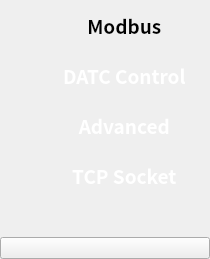
     <widget class="QWidget" name="left_menu" native="true">
      <property name="minimumSize">
       <size>
        <width>210</width>
        <height>0</height>
       </size>
      </property>
      <property name="maximumSize">
       <size>
        <width>250</width>
        <height>16777215</height>
       </size>
      </property>
      <property name="styleSheet">
       <string notr="true"/>
      </property>
      <layout class="QVBoxLayout" name="verticalLayout">
       <property name="leftMargin">
        <number>0</number>
       </property>
       <property name="topMargin">
        <number>0</number>
       </property>
       <property name="rightMargin">
        <number>0</number>
       </property>
       <property name="bottomMargin">
        <number>0</number>
       </property>
       <item>
        <widget class="QWidget" name="widget_2" native="true">
         <property name="sizePolicy">
          <sizepolicy hsizetype="Minimum" vsizetype="Preferred">
           <horstretch>0</horstretch>
           <verstretch>0</verstretch>
          </sizepolicy>
         </property>
         <property name="minimumSize">
          <size>
           <width>200</width>
           <height>0</height>
          </size>
         </property>
         <layout class="QVBoxLayout" name="verticalLayout_4">
          <property name="spacing">
           <number>0</number>
          </property>
          <property name="leftMargin">
           <number>0</number>
          </property>
          <property name="topMargin">
           <number>0</number>
          </property>
          <property name="rightMargin">
           <number>0</number>
          </property>
          <property name="bottomMargin">
           <number>0</number>
          </property>
          <item alignment="Qt::AlignRight">
           <widget class="QPushButton" name="pushButton_select_modbus">
            <property name="minimumSize">
             <size>
              <width>180</width>
              <height>50</height>
             </size>
            </property>
            <property name="maximumSize">
             <size>
              <width>180</width>
              <height>16777215</height>
             </size>
            </property>
            <property name="palette">
             <palette>
              <active>
               <colorrole role="Button">
                <brush brushstyle="SolidPattern">
                 <color alpha="255">
                  <red>255</red>
                  <green>255</green>
                  <blue>255</blue>
                 </color>
                </brush>
               </colorrole>
               <colorrole role="Base">
                <brush brushstyle="SolidPattern">
                 <color alpha="255">
                  <red>255</red>
                  <green>255</green>
                  <blue>255</blue>
                 </color>
                </brush>
               </colorrole>
               <colorrole role="Window">
                <brush brushstyle="SolidPattern">
                 <color alpha="255">
                  <red>255</red>
                  <green>255</green>
                  <blue>255</blue>
                 </color>
                </brush>
               </colorrole>
              </active>
              <inactive>
               <colorrole role="Button">
                <brush brushstyle="SolidPattern">
                 <color alpha="255">
                  <red>255</red>
                  <green>255</green>
                  <blue>255</blue>
                 </color>
                </brush>
               </colorrole>
               <colorrole role="Base">
                <brush brushstyle="SolidPattern">
                 <color alpha="255">
                  <red>255</red>
                  <green>255</green>
                  <blue>255</blue>
                 </color>
                </brush>
               </colorrole>
               <colorrole role="Window">
                <brush brushstyle="SolidPattern">
                 <color alpha="255">
                  <red>255</red>
                  <green>255</green>
                  <blue>255</blue>
                 </color>
                </brush>
               </colorrole>
              </inactive>
              <disabled>
               <colorrole role="Button">
                <brush brushstyle="SolidPattern">
                 <color alpha="255">
                  <red>255</red>
                  <green>255</green>
                  <blue>255</blue>
                 </color>
                </brush>
               </colorrole>
               <colorrole role="Base">
                <brush brushstyle="SolidPattern">
                 <color alpha="255">
                  <red>255</red>
                  <green>255</green>
                  <blue>255</blue>
                 </color>
                </brush>
               </colorrole>
               <colorrole role="Window">
                <brush brushstyle="SolidPattern">
                 <color alpha="255">
                  <red>255</red>
                  <green>255</green>
                  <blue>255</blue>
                 </color>
                </brush>
               </colorrole>
              </disabled>
             </palette>
            </property>
            <property name="font">
             <font>
              <family>Noto Sans CJK HK</family>
              <pointsize>14</pointsize>
              <weight>75</weight>
              <bold>true</bold>
              <strikeout>false</strikeout>
              <kerning>true</kerning>
             </font>
            </property>
            <property name="text">
             <string>  Modbus</string>
            </property>
            <property name="icon">
             <iconset resource="../asset/feather_icon/resource.qrc">
              <normaloff>:/black_icons/black/settings.svg</normaloff>:/black_icons/black/settings.svg</iconset>
            </property>
            <property name="iconSize">
             <size>
              <width>30</width>
              <height>30</height>
             </size>
            </property>
            <property name="flat">
             <bool>true</bool>
            </property>
           </widget>
          </item>
          <item alignment="Qt::AlignRight">
           <widget class="QPushButton" name="pushButton_select_datc_ctrl">
            <property name="minimumSize">
             <size>
              <width>180</width>
              <height>50</height>
             </size>
            </property>
            <property name="maximumSize">
             <size>
              <width>180</width>
              <height>16777215</height>
             </size>
            </property>
            <property name="palette">
             <palette>
              <active>
               <colorrole role="WindowText">
                <brush brushstyle="SolidPattern">
                 <color alpha="255">
                  <red>255</red>
                  <green>255</green>
                  <blue>255</blue>
                 </color>
                </brush>
               </colorrole>
               <colorrole role="Button">
                <brush brushstyle="SolidPattern">
                 <color alpha="255">
                  <red>136</red>
                  <green>136</green>
                  <blue>136</blue>
                 </color>
                </brush>
               </colorrole>
               <colorrole role="Text">
                <brush brushstyle="SolidPattern">
                 <color alpha="255">
                  <red>255</red>
                  <green>255</green>
                  <blue>255</blue>
                 </color>
                </brush>
               </colorrole>
               <colorrole role="ButtonText">
                <brush brushstyle="SolidPattern">
                 <color alpha="255">
                  <red>255</red>
                  <green>255</green>
                  <blue>255</blue>
                 </color>
                </brush>
               </colorrole>
               <colorrole role="Base">
                <brush brushstyle="SolidPattern">
                 <color alpha="255">
                  <red>136</red>
                  <green>136</green>
                  <blue>136</blue>
                 </color>
                </brush>
               </colorrole>
               <colorrole role="Window">
                <brush brushstyle="SolidPattern">
                 <color alpha="255">
                  <red>136</red>
                  <green>136</green>
                  <blue>136</blue>
                 </color>
                </brush>
               </colorrole>
               <colorrole role="PlaceholderText">
                <brush brushstyle="SolidPattern">
                 <color alpha="255">
                  <red>255</red>
                  <green>255</green>
                  <blue>255</blue>
                 </color>
                </brush>
               </colorrole>
              </active>
              <inactive>
               <colorrole role="WindowText">
                <brush brushstyle="SolidPattern">
                 <color alpha="255">
                  <red>255</red>
                  <green>255</green>
                  <blue>255</blue>
                 </color>
                </brush>
               </colorrole>
               <colorrole role="Button">
                <brush brushstyle="SolidPattern">
                 <color alpha="255">
                  <red>136</red>
                  <green>136</green>
                  <blue>136</blue>
                 </color>
                </brush>
               </colorrole>
               <colorrole role="Text">
                <brush brushstyle="SolidPattern">
                 <color alpha="255">
                  <red>255</red>
                  <green>255</green>
                  <blue>255</blue>
                 </color>
                </brush>
               </colorrole>
               <colorrole role="ButtonText">
                <brush brushstyle="SolidPattern">
                 <color alpha="255">
                  <red>255</red>
                  <green>255</green>
                  <blue>255</blue>
                 </color>
                </brush>
               </colorrole>
               <colorrole role="Base">
                <brush brushstyle="SolidPattern">
                 <color alpha="255">
                  <red>136</red>
                  <green>136</green>
                  <blue>136</blue>
                 </color>
                </brush>
               </colorrole>
               <colorrole role="Window">
                <brush brushstyle="SolidPattern">
                 <color alpha="255">
                  <red>136</red>
                  <green>136</green>
                  <blue>136</blue>
                 </color>
                </brush>
               </colorrole>
               <colorrole role="PlaceholderText">
                <brush brushstyle="SolidPattern">
                 <color alpha="255">
                  <red>255</red>
                  <green>255</green>
                  <blue>255</blue>
                 </color>
                </brush>
               </colorrole>
              </inactive>
              <disabled>
               <colorrole role="WindowText">
                <brush brushstyle="SolidPattern">
                 <color alpha="255">
                  <red>255</red>
                  <green>255</green>
                  <blue>255</blue>
                 </color>
                </brush>
               </colorrole>
               <colorrole role="Button">
                <brush brushstyle="SolidPattern">
                 <color alpha="255">
                  <red>136</red>
                  <green>136</green>
                  <blue>136</blue>
                 </color>
                </brush>
               </colorrole>
               <colorrole role="Text">
                <brush brushstyle="SolidPattern">
                 <color alpha="255">
                  <red>255</red>
                  <green>255</green>
                  <blue>255</blue>
                 </color>
                </brush>
               </colorrole>
               <colorrole role="ButtonText">
                <brush brushstyle="SolidPattern">
                 <color alpha="255">
                  <red>255</red>
                  <green>255</green>
                  <blue>255</blue>
                 </color>
                </brush>
               </colorrole>
               <colorrole role="Base">
                <brush brushstyle="SolidPattern">
                 <color alpha="255">
                  <red>136</red>
                  <green>136</green>
                  <blue>136</blue>
                 </color>
                </brush>
               </colorrole>
               <colorrole role="Window">
                <brush brushstyle="SolidPattern">
                 <color alpha="255">
                  <red>136</red>
                  <green>136</green>
                  <blue>136</blue>
                 </color>
                </brush>
               </colorrole>
               <colorrole role="PlaceholderText">
                <brush brushstyle="SolidPattern">
                 <color alpha="255">
                  <red>255</red>
                  <green>255</green>
                  <blue>255</blue>
                 </color>
                </brush>
               </colorrole>
              </disabled>
             </palette>
            </property>
            <property name="font">
             <font>
              <family>Noto Sans CJK HK</family>
              <pointsize>14</pointsize>
              <weight>75</weight>
              <bold>true</bold>
             </font>
            </property>
            <property name="text">
             <string>  DATC Control</string>
            </property>
            <property name="icon">
             <iconset resource="../asset/feather_icon/resource.qrc">
              <normaloff>:/black_icons/black/command.svg</normaloff>:/black_icons/black/command.svg</iconset>
            </property>
            <property name="iconSize">
             <size>
              <width>30</width>
              <height>30</height>
             </size>
            </property>
            <property name="flat">
             <bool>true</bool>
            </property>
           </widget>
          </item>
          <item alignment="Qt::AlignRight">
           <widget class="QPushButton" name="pushButton_select_adv">
            <property name="minimumSize">
             <size>
              <width>180</width>
              <height>50</height>
             </size>
            </property>
            <property name="maximumSize">
             <size>
              <width>180</width>
              <height>16777215</height>
             </size>
            </property>
            <property name="palette">
             <palette>
              <active>
               <colorrole role="WindowText">
                <brush brushstyle="SolidPattern">
                 <color alpha="255">
                  <red>255</red>
                  <green>255</green>
                  <blue>255</blue>
                 </color>
                </brush>
               </colorrole>
               <colorrole role="Button">
                <brush brushstyle="SolidPattern">
                 <color alpha="255">
                  <red>136</red>
                  <green>136</green>
                  <blue>136</blue>
                 </color>
                </brush>
               </colorrole>
               <colorrole role="Text">
                <brush brushstyle="SolidPattern">
                 <color alpha="255">
                  <red>255</red>
                  <green>255</green>
                  <blue>255</blue>
                 </color>
                </brush>
               </colorrole>
               <colorrole role="ButtonText">
                <brush brushstyle="SolidPattern">
                 <color alpha="255">
                  <red>255</red>
                  <green>255</green>
                  <blue>255</blue>
                 </color>
                </brush>
               </colorrole>
               <colorrole role="Base">
                <brush brushstyle="SolidPattern">
                 <color alpha="255">
                  <red>136</red>
                  <green>136</green>
                  <blue>136</blue>
                 </color>
                </brush>
               </colorrole>
               <colorrole role="Window">
                <brush brushstyle="SolidPattern">
                 <color alpha="255">
                  <red>136</red>
                  <green>136</green>
                  <blue>136</blue>
                 </color>
                </brush>
               </colorrole>
               <colorrole role="PlaceholderText">
                <brush brushstyle="SolidPattern">
                 <color alpha="255">
                  <red>255</red>
                  <green>255</green>
                  <blue>255</blue>
                 </color>
                </brush>
               </colorrole>
              </active>
              <inactive>
               <colorrole role="WindowText">
                <brush brushstyle="SolidPattern">
                 <color alpha="255">
                  <red>255</red>
                  <green>255</green>
                  <blue>255</blue>
                 </color>
                </brush>
               </colorrole>
               <colorrole role="Button">
                <brush brushstyle="SolidPattern">
                 <color alpha="255">
                  <red>136</red>
                  <green>136</green>
                  <blue>136</blue>
                 </color>
                </brush>
               </colorrole>
               <colorrole role="Text">
                <brush brushstyle="SolidPattern">
                 <color alpha="255">
                  <red>255</red>
                  <green>255</green>
                  <blue>255</blue>
                 </color>
                </brush>
               </colorrole>
               <colorrole role="ButtonText">
                <brush brushstyle="SolidPattern">
                 <color alpha="255">
                  <red>255</red>
                  <green>255</green>
                  <blue>255</blue>
                 </color>
                </brush>
               </colorrole>
               <colorrole role="Base">
                <brush brushstyle="SolidPattern">
                 <color alpha="255">
                  <red>136</red>
                  <green>136</green>
                  <blue>136</blue>
                 </color>
                </brush>
               </colorrole>
               <colorrole role="Window">
                <brush brushstyle="SolidPattern">
                 <color alpha="255">
                  <red>136</red>
                  <green>136</green>
                  <blue>136</blue>
                 </color>
                </brush>
               </colorrole>
               <colorrole role="PlaceholderText">
                <brush brushstyle="SolidPattern">
                 <color alpha="255">
                  <red>255</red>
                  <green>255</green>
                  <blue>255</blue>
                 </color>
                </brush>
               </colorrole>
              </inactive>
              <disabled>
               <colorrole role="WindowText">
                <brush brushstyle="SolidPattern">
                 <color alpha="255">
                  <red>255</red>
                  <green>255</green>
                  <blue>255</blue>
                 </color>
                </brush>
               </colorrole>
               <colorrole role="Button">
                <brush brushstyle="SolidPattern">
                 <color alpha="255">
                  <red>136</red>
                  <green>136</green>
                  <blue>136</blue>
                 </color>
                </brush>
               </colorrole>
               <colorrole role="Text">
                <brush brushstyle="SolidPattern">
                 <color alpha="255">
                  <red>255</red>
                  <green>255</green>
                  <blue>255</blue>
                 </color>
                </brush>
               </colorrole>
               <colorrole role="ButtonText">
                <brush brushstyle="SolidPattern">
                 <color alpha="255">
                  <red>255</red>
                  <green>255</green>
                  <blue>255</blue>
                 </color>
                </brush>
               </colorrole>
               <colorrole role="Base">
                <brush brushstyle="SolidPattern">
                 <color alpha="255">
                  <red>136</red>
                  <green>136</green>
                  <blue>136</blue>
                 </color>
                </brush>
               </colorrole>
               <colorrole role="Window">
                <brush brushstyle="SolidPattern">
                 <color alpha="255">
                  <red>136</red>
                  <green>136</green>
                  <blue>136</blue>
                 </color>
                </brush>
               </colorrole>
               <colorrole role="PlaceholderText">
                <brush brushstyle="SolidPattern">
                 <color alpha="255">
                  <red>255</red>
                  <green>255</green>
                  <blue>255</blue>
                 </color>
                </brush>
               </colorrole>
              </disabled>
             </palette>
            </property>
            <property name="font">
             <font>
              <family>Noto Sans CJK HK</family>
              <pointsize>14</pointsize>
              <weight>75</weight>
              <bold>true</bold>
             </font>
            </property>
            <property name="text">
             <string>  Advanced</string>
            </property>
            <property name="icon">
             <iconset resource="../asset/feather_icon/resource.qrc">
              <normaloff>:/black_icons/black/tool.svg</normaloff>:/black_icons/black/tool.svg</iconset>
            </property>
            <property name="iconSize">
             <size>
              <width>30</width>
              <height>30</height>
             </size>
            </property>
            <property name="flat">
             <bool>true</bool>
            </property>
           </widget>
          </item>
          <item alignment="Qt::AlignRight">
           <widget class="QPushButton" name="pushButton_select_tcp">
            <property name="minimumSize">
             <size>
              <width>180</width>
              <height>50</height>
             </size>
            </property>
            <property name="maximumSize">
             <size>
              <width>180</width>
              <height>16777215</height>
             </size>
            </property>
            <property name="palette">
             <palette>
              <active>
               <colorrole role="WindowText">
                <brush brushstyle="SolidPattern">
                 <color alpha="255">
                  <red>255</red>
                  <green>255</green>
                  <blue>255</blue>
                 </color>
                </brush>
               </colorrole>
               <colorrole role="Button">
                <brush brushstyle="SolidPattern">
                 <color alpha="255">
                  <red>136</red>
                  <green>136</green>
                  <blue>136</blue>
                 </color>
                </brush>
               </colorrole>
               <colorrole role="Text">
                <brush brushstyle="SolidPattern">
                 <color alpha="255">
                  <red>255</red>
                  <green>255</green>
                  <blue>255</blue>
                 </color>
                </brush>
               </colorrole>
               <colorrole role="ButtonText">
                <brush brushstyle="SolidPattern">
                 <color alpha="255">
                  <red>255</red>
                  <green>255</green>
                  <blue>255</blue>
                 </color>
                </brush>
               </colorrole>
               <colorrole role="Base">
                <brush brushstyle="SolidPattern">
                 <color alpha="255">
                  <red>136</red>
                  <green>136</green>
                  <blue>136</blue>
                 </color>
                </brush>
               </colorrole>
               <colorrole role="Window">
                <brush brushstyle="SolidPattern">
                 <color alpha="255">
                  <red>136</red>
                  <green>136</green>
                  <blue>136</blue>
                 </color>
                </brush>
               </colorrole>
               <colorrole role="PlaceholderText">
                <brush brushstyle="SolidPattern">
                 <color alpha="255">
                  <red>255</red>
                  <green>255</green>
                  <blue>255</blue>
                 </color>
                </brush>
               </colorrole>
              </active>
              <inactive>
               <colorrole role="WindowText">
                <brush brushstyle="SolidPattern">
                 <color alpha="255">
                  <red>255</red>
                  <green>255</green>
                  <blue>255</blue>
                 </color>
                </brush>
               </colorrole>
               <colorrole role="Button">
                <brush brushstyle="SolidPattern">
                 <color alpha="255">
                  <red>136</red>
                  <green>136</green>
                  <blue>136</blue>
                 </color>
                </brush>
               </colorrole>
               <colorrole role="Text">
                <brush brushstyle="SolidPattern">
                 <color alpha="255">
                  <red>255</red>
                  <green>255</green>
                  <blue>255</blue>
                 </color>
                </brush>
               </colorrole>
               <colorrole role="ButtonText">
                <brush brushstyle="SolidPattern">
                 <color alpha="255">
                  <red>255</red>
                  <green>255</green>
                  <blue>255</blue>
                 </color>
                </brush>
               </colorrole>
               <colorrole role="Base">
                <brush brushstyle="SolidPattern">
                 <color alpha="255">
                  <red>136</red>
                  <green>136</green>
                  <blue>136</blue>
                 </color>
                </brush>
               </colorrole>
               <colorrole role="Window">
                <brush brushstyle="SolidPattern">
                 <color alpha="255">
                  <red>136</red>
                  <green>136</green>
                  <blue>136</blue>
                 </color>
                </brush>
               </colorrole>
               <colorrole role="PlaceholderText">
                <brush brushstyle="SolidPattern">
                 <color alpha="255">
                  <red>255</red>
                  <green>255</green>
                  <blue>255</blue>
                 </color>
                </brush>
               </colorrole>
              </inactive>
              <disabled>
               <colorrole role="WindowText">
                <brush brushstyle="SolidPattern">
                 <color alpha="255">
                  <red>255</red>
                  <green>255</green>
                  <blue>255</blue>
                 </color>
                </brush>
               </colorrole>
               <colorrole role="Button">
                <brush brushstyle="SolidPattern">
                 <color alpha="255">
                  <red>136</red>
                  <green>136</green>
                  <blue>136</blue>
                 </color>
                </brush>
               </colorrole>
               <colorrole role="Text">
                <brush brushstyle="SolidPattern">
                 <color alpha="255">
                  <red>255</red>
                  <green>255</green>
                  <blue>255</blue>
                 </color>
                </brush>
               </colorrole>
               <colorrole role="ButtonText">
                <brush brushstyle="SolidPattern">
                 <color alpha="255">
                  <red>255</red>
                  <green>255</green>
                  <blue>255</blue>
                 </color>
                </brush>
               </colorrole>
               <colorrole role="Base">
                <brush brushstyle="SolidPattern">
                 <color alpha="255">
                  <red>136</red>
                  <green>136</green>
                  <blue>136</blue>
                 </color>
                </brush>
               </colorrole>
               <colorrole role="Window">
                <brush brushstyle="SolidPattern">
                 <color alpha="255">
                  <red>136</red>
                  <green>136</green>
                  <blue>136</blue>
                 </color>
                </brush>
               </colorrole>
               <colorrole role="PlaceholderText">
                <brush brushstyle="SolidPattern">
                 <color alpha="255">
                  <red>255</red>
                  <green>255</green>
                  <blue>255</blue>
                 </color>
                </brush>
               </colorrole>
              </disabled>
             </palette>
            </property>
            <property name="font">
             <font>
              <family>Noto Sans CJK HK</family>
              <pointsize>14</pointsize>
              <weight>75</weight>
              <bold>true</bold>
             </font>
            </property>
            <property name="text">
             <string>  TCP Socket</string>
            </property>
            <property name="icon">
             <iconset resource="../asset/feather_icon/resource.qrc">
              <normaloff>:/black_icons/black/rss.svg</normaloff>:/black_icons/black/rss.svg</iconset>
            </property>
            <property name="iconSize">
             <size>
              <width>30</width>
              <height>30</height>
             </size>
            </property>
            <property name="flat">
             <bool>true</bool>
            </property>
           </widget>
          </item>
          <item>
           <spacer name="verticalSpacer">
            <property name="orientation">
             <enum>Qt::Vertical</enum>
            </property>
            <property name="sizeHint" stdset="0">
             <size>
              <width>135</width>
              <height>37</height>
             </size>
            </property>
           </spacer>
          </item>
          <item>
           <widget class="QPushButton" name="pushButton">
            <property name="text">
             <string/>
            </property>
            <property name="icon">
             <iconset resource="../asset/feather_icon/resource.qrc">
              <normaloff>:/logo/logo.png</normaloff>:/logo/logo.png</iconset>
            </property>
            <property name="iconSize">
             <size>
              <width>180</width>
              <height>100</height>
             </size>
            </property>
           </widget>
          </item>
         </layout>
        </widget>
       </item>
      </layout>
     </widget>
